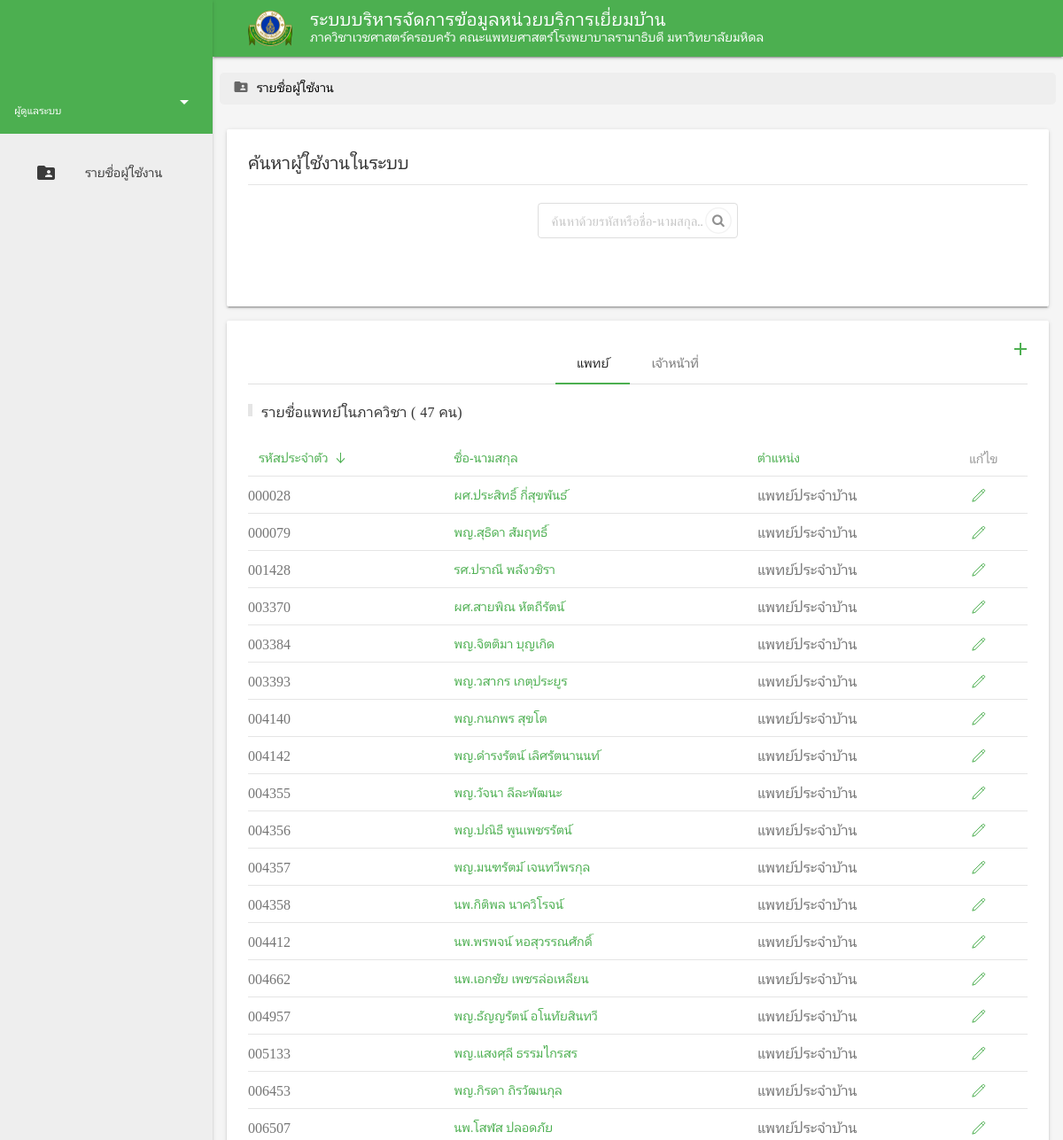
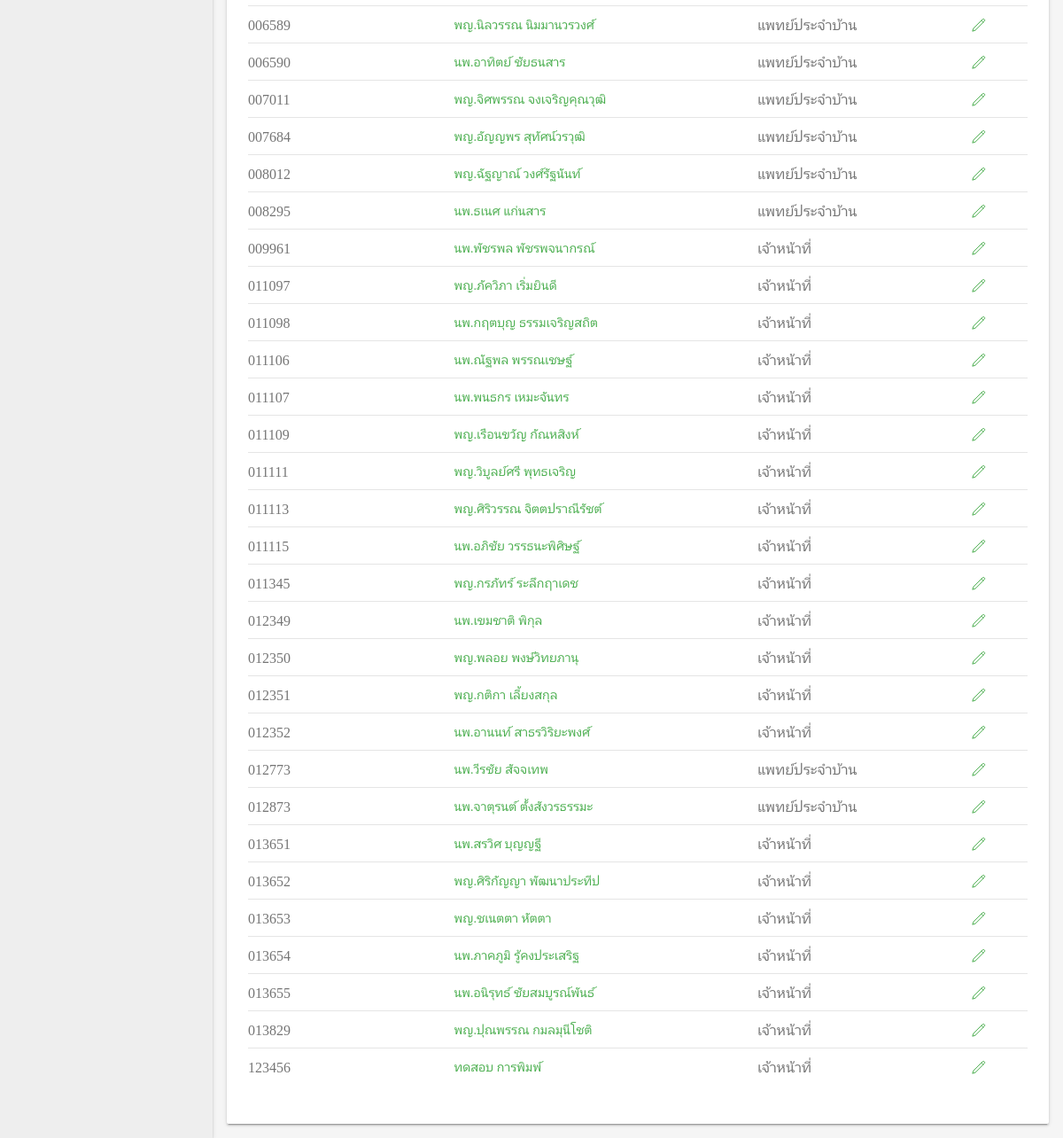
/admin.php, run on an earlier commit of the app's database (2 pictures, top to bottom).
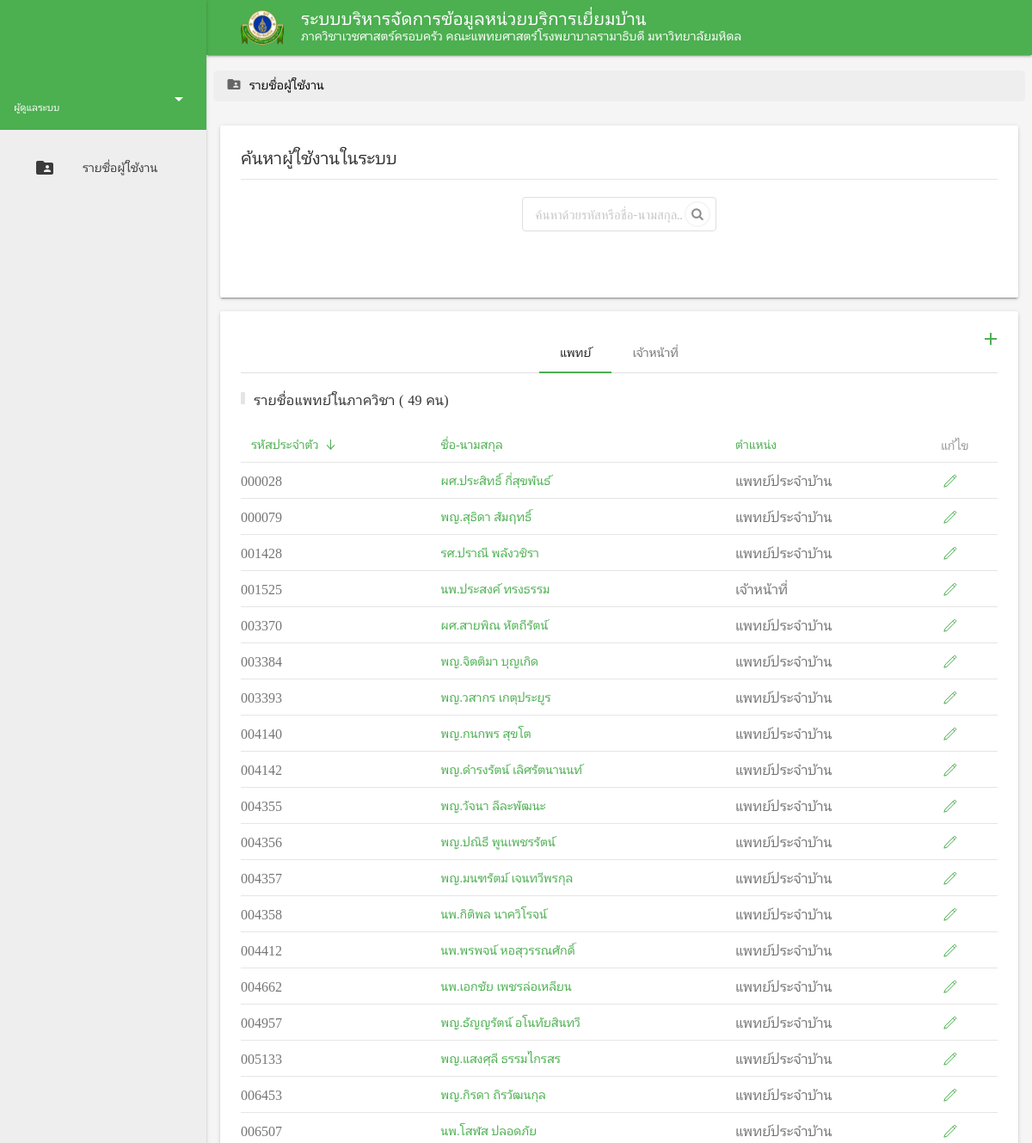
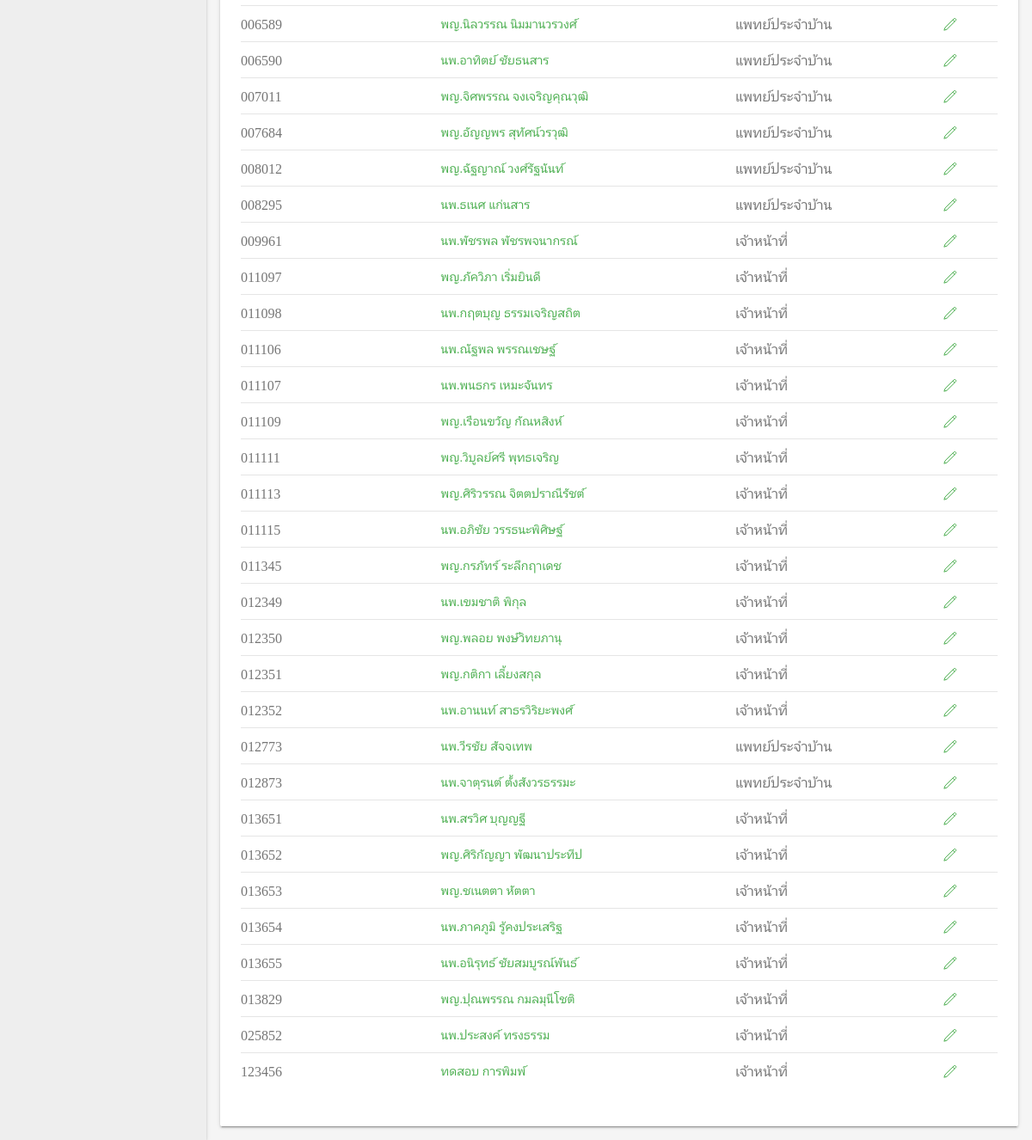
And on a later commit of the database (2 pictures, top to bottom).
### tables this page shows
CREATE TABLE `tbuser` (
  `user` varchar(13) NOT NULL,
  `f_user` varchar(50) NOT NULL,
  `l_user` varchar(50) NOT NULL,
  `passwd` varchar(40) NOT NULL DEFAULT '',
  `id_position` varchar(2) NOT NULL,
  `question` int(1) NOT NULL,
  `answer` varchar(25) NOT NULL,
  `photo` varchar(250) NOT NULL
);

### id_position.php (called while the page is built)
<?php
    switch($row["id_position"])
    {
        case 0: $row["id_position"] = "ผู้ดูแลระบบ"; break;
        case 1: $row["id_position"] = "แพทย์ประจำบ้าน"; break;
        case 2: $row["id_position"] = "เจ้าหน้าที่"; break;
    }
?>

### admin.php (the view, shortened to what this page needs)
<!DOCTYPE html>
<html>
    <head>
    </head>
    <body>
        <div class="demo-layout mdl-layout mdl-js-layout mdl-layout--fixed-drawer mdl-layout--fixed-header">
                <main class="mdl-layout__content mdl-color--grey-100">
                    <div class="mdl-grid demo-content">
                        <ul class="uk-breadcrumb breadcrumb">
                            <li><span href="#"></span><i class="material-icons breadcrumb-icons">folder_shared</i> รายชื่อผู้ใช้งาน</li>
                        </ul>
                        <div class="mdl-card mdl-shadow--2dp mdl-cell mdl-cell--12-col mdl-cell--12-col-tablet mdl-cell--12-col-desktop">
                            <div class="mdl-card__supporting-text mdl-cell mdl-cell--12-col">
                                <h4 class="uk-heading-divider">ค้นหาผู้ใช้งานในระบบ</h4>
                                <div class="uk-grid">
                                    <div class="mdl-layout-spacer"></div>
                                    <div class="ui icon input small">
                                        <input type="text" placeholder="ค้นหาด้วยรหัสหรือชื่อ-นามสกุล...">
                                        <i class="circular search link icon"></i>
                                    </div>
                                    <div class="mdl-layout-spacer"></div>
                                </div>
                            </div>
                        </div>
                        <div class="demo-updates mdl-card mdl-shadow--2dp mdl-cell--12-col mdl-cell mdl-cell--12-col-tablet mdl-cell--12-col-desktop">
                            <div class="mdl-card__menu">
                                <a href="admin_add.php" title="เพิ่มผู้ใช้งาน" uk-tooltip>
                                    <button class="mdl-button mdl-button--icon mdl-js-button mdl-js-ripple-effect">
                                        <i class="material-icons">add</i></button>
                                </a>
                            </div>
                            <div class="mdl-card__supporting-text mdl-cell mdl-cell--12-col">
                                <div class="mdl-tabs mdl-js-tabs mdl-js-ripple-effect">
                                    <div class="mdl-tabs__tab-bar">
                                        <a href="#doctor-panel" class="mdl-tabs__tab is-active">แพทย์</a>
                                        <a href="#staff-panel" class="mdl-tabs__tab">เจ้าหน้าที่</a>
                                    </div>
                                    <div class="mdl-tabs__panel is-active" id="doctor-panel">
                                        <?php
                                        $doctor_data = mysql_query(" SELECT * FROM tbuser
                                                    WHERE id_position BETWEEN 1 AND 2
                                                    ORDER BY user ASC");
                                        $doctor_count = mysql_num_rows($doctor_data);
                                    ?>
                                            <h5 class="uk-margin-top uk-heading-bullet">รายชื่อแพทย์ในภาควิชา (
                                        <?php echo "$doctor_count" ?> คน)</h5>
                                            <table class="uk-table uk-table-responsive uk-table-divider uk-table-hover uk-table-justify uk-table-middle uk-table-small">
                                                <thead>
                                                    <tr>
                                                        <th class="uk-table-link"><a href="#" class="uk-button-text text-green">รหัสประจำตัว <span uk-icon="icon: arrow-down"></span></a></th>
                                                        <th class="uk-table-link"><a href="#" class="uk-button-text">ชื่อ-นามสกุล</a></th>
                                                        <th class="uk-table-link"><a href="#" class="uk-button-text">ตำแหน่ง</a></th>
                                                        <th>แก้ไข</th>
                                                    </tr>
                                                </thead>
                                                <tbody>
                                                    <?php
                                                while($row = mysql_fetch_array($doctor_data)) {
                                                    include 'id_position.php';
                                            ?>
                                                        <tr>
                                                            <td>
                                                                <?php echo $row['user'] ?>
                                                            </td>
                                                            <td>
                                                                <a href="#" class="uk-button uk-button-text text-green">
                                                                    <?php echo $row['f_user']." ".$row['l_user'] ?>
                                                                </a>
                                                            </td>
                                                            <td>
                                                                <?php echo $row['id_position'] ?>
                                                            </td>
                                                            <td>
                                                                <a href="<?php echo 'admin_edit.php?myuser='.$row['user'] ?>" class="uk-button uk-button-text text-green"><span uk-icon="icon: pencil"></span></a>
                                                            </td>
                                                        </tr>
                                                        <?php } ?>
                                                </tbody>
                                            </table>
                                    </div>
                                        <?php
                                        $staff_data = mysql_query("
                                            SELECT * FROM tbuser
                                            WHERE NOT id_position BETWEEN 1 AND 2
                                            ORDER BY user ASC
                                        ");
                                    ?>
                                                    <?php
                                                    while($row = mysql_fetch_array($staff_data)) {
                                                        include 'id_position.php';
                                                ?>
                                                        <?php } ?>
                                </div>
                            </div>
                        </div>
                    </div>
                </main>
        </div>
    </body>
</html>

### css/main.css (style rules this page uses)
body { background-color: #eee; color: #000; }
a { text-decoration: none; color: #4caf50; }
#header-title { color: #fff; }
#header-logo { width: 50px; margin-right: 20px; }
table thead tr th { font-weight: bold; color: red; }
.text-green { color: #4caf50; }
.breadcrumb-icons { font-size: 18px; vertical-align: text-top; padding-right: 5px; }
.breadcrumb { margin-top: 10px; padding-left: 15px; padding-top: 5px; padding-bottom: 7px; list-style: none; background-color: #eee; width: 100%; border-radius: 5px; }
.uk-button-text { color: #4caf50; }

What changed in the data, as far as the page shows it:
added tbuser: user "001525", f_user "นพ.ประสงค์", l_user "ทรงธรรม", id_position "เจ้าหน้าที่"
added tbuser: user "025852", f_user "นพ.ประสงค์", l_user "ทรงธรรม", id_position "เจ้าหน้าที่"
Also different on the page:
$doctor_count: "47" → "49"
